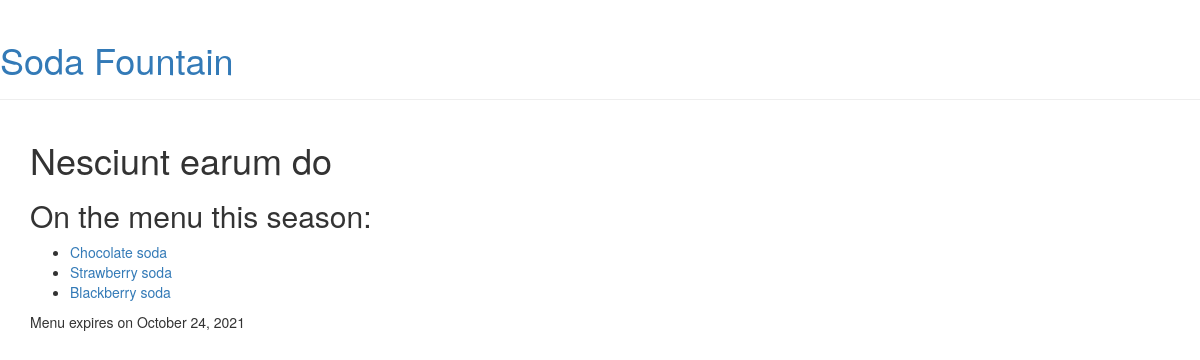
The app's page /menu/18/ with its own data.
### menu/models.py (models this page shows, shortened)
class Menu(models.Model):
    season = models.CharField(max_length=20)
    items = models.ManyToManyField('Item', related_name='items')
    created_date = models.DateTimeField(
            default=timezone.now)
    expiration_date = models.DateTimeField(
            blank=True)

class Item(models.Model):
    name = models.CharField(max_length=200)
    description = models.TextField()
    chef = models.ForeignKey('auth.User', on_delete=models.CASCADE,)
    created_date = models.DateTimeField(
            default=timezone.now)
    standard = models.BooleanField(default=False)
    ingredients = models.ManyToManyField('Ingredient')
    def __str__(self):
        return self.name

### menu/views.py (the view)
# urls.py: url(r'^menu/(?P<pk>\d+)/$', views.menu_detail, name='menu_detail'),
def menu_detail(request, pk):
    menu = Menu.objects.get(pk=pk)
    return render(request, 'menu/menu_detail.html', {'menu': menu})

### menu/templates/menu/menu_detail.html (shortened to what this page needs)
<html>
    <head>
        <link rel="stylesheet" href="//maxcdn.bootstrapcdn.com/bootstrap/3.2.0/css/bootstrap.min.css">
        <link rel="stylesheet" href="//maxcdn.bootstrapcdn.com/bootstrap/3.2.0/css/bootstrap-theme.min.css">
    </head>
    <body>
        <div class="page-header">
            <h1><a href="/">Soda Fountain</a></h1>
        </div>
        <div class="content container">
            <div class="row">
                <div class="col-md-8">
                    <div class="post">
                        <h1>
                            {{ menu.season }}
                        </h1>
                        <h2>On the menu this season:</h2>
                        <ul>
                            {% for item in menu.items.all %}
                                <li><a href="{% url 'menu:item_detail' pk=item.pk %}">{{ item }}</a></li>
                            {% endfor %}
                        </ul>
                        {% if menu.expiration_date %}
                            <div class="date">
                                Menu expires on {{ menu.expiration_date|date:"F j, Y" }}
                            </div>
                        {% endif %}
                    </div>
                </div>
            </div>
        </div>
    </body>
</html>

### records on screen
Menu: season "Nesciunt earum do", expiration_date "October 24, 2021"
Item: name "Chocolate soda"
Item: name "Strawberry soda"
Item: name "Blackberry soda"
